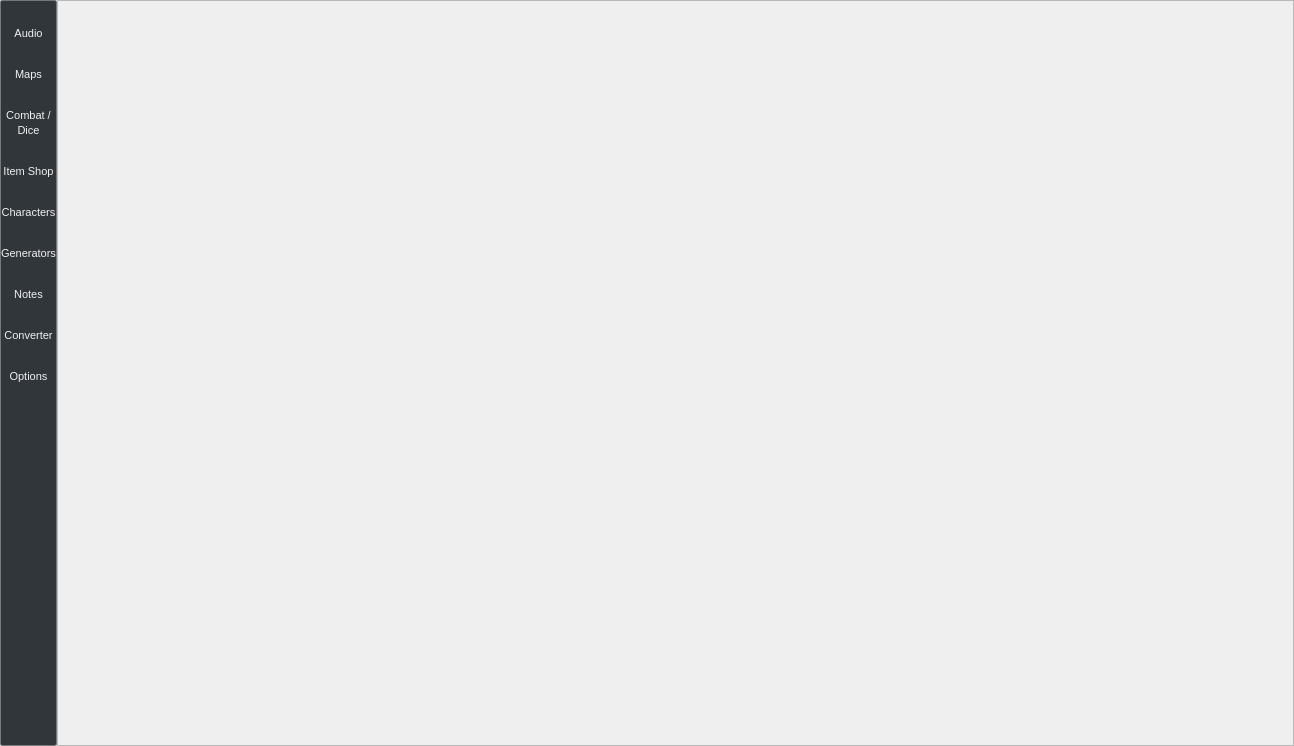
<?xml version="1.0" encoding="UTF-8"?>
<ui version="4.0">
 <class>MainWindow</class>
 <widget class="QMainWindow" name="MainWindow">
  <property name="geometry">
   <rect>
    <x>0</x>
    <y>0</y>
    <width>1294</width>
    <height>746</height>
   </rect>
  </property>
  <property name="sizePolicy">
   <sizepolicy hsizetype="Expanding" vsizetype="Minimum">
    <horstretch>0</horstretch>
    <verstretch>0</verstretch>
   </sizepolicy>
  </property>
  <property name="font">
   <font>
    <family>Malgun Gothic</family>
    <pointsize>8</pointsize>
    <kerning>true</kerning>
   </font>
  </property>
  <property name="windowTitle">
   <string>GM-Companion</string>
  </property>
  <property name="windowIcon">
   <iconset resource="../resources/resources.qrc">
    <normaloff>:/icons/gm-companion/icon256_new.png</normaloff>:/icons/gm-companion/icon256_new.png</iconset>
  </property>
  <property name="windowOpacity">
   <double>1.000000000000000</double>
  </property>
  <property name="autoFillBackground">
   <bool>false</bool>
  </property>
  <property name="styleSheet">
   <string notr="true"/>
  </property>
  <property name="documentMode">
   <bool>false</bool>
  </property>
  <property name="tabShape">
   <enum>QTabWidget::Rounded</enum>
  </property>
  <property name="dockOptions">
   <set>QMainWindow::AllowTabbedDocks|QMainWindow::AnimatedDocks</set>
  </property>
  <property name="unifiedTitleAndToolBarOnMac">
   <bool>false</bool>
  </property>
  <widget class="QWidget" name="centralWidget">
   <property name="sizePolicy">
    <sizepolicy hsizetype="Expanding" vsizetype="Expanding">
     <horstretch>0</horstretch>
     <verstretch>0</verstretch>
    </sizepolicy>
   </property>
   <property name="styleSheet">
    <string notr="true"/>
   </property>
   <layout class="QHBoxLayout" name="horizontalLayout">
    <property name="spacing">
     <number>0</number>
    </property>
    <property name="leftMargin">
     <number>0</number>
    </property>
    <property name="topMargin">
     <number>0</number>
    </property>
    <property name="rightMargin">
     <number>0</number>
    </property>
    <property name="bottomMargin">
     <number>0</number>
    </property>
    <item>
     <widget class="QFrame" name="frame">
      <property name="sizePolicy">
       <sizepolicy hsizetype="Maximum" vsizetype="Preferred">
        <horstretch>0</horstretch>
        <verstretch>0</verstretch>
       </sizepolicy>
      </property>
      <property name="styleSheet">
       <string notr="true">/*
 * The MIT License (MIT)
 *
 * Copyright (c) &lt;2013-2014&gt; &lt;Colin Duquesnoy&gt;
 *
 * Permission is hereby granted, free of charge, to any person obtaining a copy
 * of this software and associated documentation files (the &quot;Software&quot;), to deal
 * in the Software without restriction, including without limitation the rights
 * to use, copy, modify, merge, publish, distribute, sublicense, and/or sell
 * copies of the Software, and to permit persons to whom the Software is
 * furnished to do so, subject to the following conditions:

 * The above copyright notice and this permission notice shall be included in
 * all copies or substantial portions of the Software.

 * THE SOFTWARE IS PROVIDED &quot;AS IS&quot;, WITHOUT WARRANTY OF ANY KIND, EXPRESS OR
 * IMPLIED, INCLUDING BUT NOT LIMITED TO THE WARRANTIES OF MERCHANTABILITY,
 * FITNESS FOR A PARTICULAR PURPOSE AND NONINFRINGEMENT. IN NO EVENT SHALL THE
 * AUTHORS OR COPYRIGHT HOLDERS BE LIABLE FOR ANY CLAIM, DAMAGES OR OTHER
 * LIABILITY, WHETHER IN AN ACTION OF CONTRACT, TORT OR OTHERWISE, ARISING FROM,
 * OUT OF OR IN CONNECTION WITH THE SOFTWARE OR THE USE OR OTHER DEALINGS IN
 * THE SOFTWARE.
 */
 
QToolTip
{
    border: 1px solid #76797C;
    background-color: rgb(90, 102, 117);;
    color: white;
    padding: 5px;
    opacity: 200;
}

QWidget
{
    color: #eff0f1;
    background-color: #31363b;
    selection-background-color:#66635B;
    selection-color: #eff0f1;
    background-clip: border;
    border-image: none;
    border: 0px transparent black;
    outline: 0;
}

QWidget:item:hover
{
    background-color: #18465d;
    color: #eff0f1;
}

QWidget:item:selected
{
    background-color: #18465d;
}

QWidget:disabled
{
    color: #454545;
    background-color: #31363b;
}

QWidget:focus, QMenuBar:focus
{
    border: 1px solid #66635B;
}

QAbstractScrollArea
{
    border-radius: 2px;
    border: 1px solid #76797C;
    background-color: transparent;
}

QScrollBar:vertical
{
    background-color: #2A2929;
    width: 0px;
    margin: 0px 0px 0px 0px;
    border: 0px transparent #2A2929;
    border-radius: 0px;
}

QScrollBar::handle:vertical
{
    background-color: #605F5F;
    min-height: 0px;
    border-radius: 0px;
}

QScrollBar::sub-line:vertical
{
    margin: 3px 0px 3px 0px;
    border-image: url(:/qss_icons/rc/up_arrow_disabled.png);
    height: 10px;
    width: 0px;
    subcontrol-position: top;
    subcontrol-origin: margin;
}

QScrollBar::add-line:vertical
{
    margin: 3px 0px 3px 0px;
    border-image: url(:/qss_icons/rc/down_arrow_disabled.png);
    height: 10px;
    width: 0px;
    subcontrol-position: bottom;
    subcontrol-origin: margin;
}

QScrollBar::sub-line:vertical:hover,QScrollBar::sub-line:vertical:on
{

    border-image: url(:/qss_icons/rc/up_arrow.png);
    height: 10px;
    width: 0px;
    subcontrol-position: top;
    subcontrol-origin: margin;
}


QScrollBar::add-line:vertical:hover, QScrollBar::add-line:vertical:on
{
    border-image: url(:/qss_icons/rc/down_arrow.png);
    height: 10px;
    width: 0px;
    subcontrol-position: bottom;
    subcontrol-origin: margin;
}

QScrollBar::up-arrow:vertical, QScrollBar::down-arrow:vertical
{
    background: none;
}

QScrollBar::add-page:vertical, QScrollBar::sub-page:vertical
{
    background: none;
}

QSizeGrip {
    image: url(:/qss_icons/rc/sizegrip.png);
    width: 12px;
    height: 12px;
}

QFrame
{
    border-radius: 2px;
    border: 1px solid #76797C;
}

QFrame[frameShape=&quot;0&quot;]
{
    border-radius: 2px;
    border: 1px transparent #76797C;
}

QPushButton
{
    color: #eff0f1;
    background-color: #31363b;
    border-width: 0px;
    border-color: #76797C;
    border-style: solid;
    padding: 5px;
    border-radius: 2px;
    outline: none;
}

QPushButton:hover
{
	border-width: 1px;
	background-color: 9D9B96;
}

QPushButton:disabled
{
    background-color: #31363b;
    border-width: 1px;
    border-color: #454545;
    border-style: solid;
    padding-top: 5px;
    padding-bottom: 5px;
    padding-left: 10px;
    padding-right: 10px;
    border-radius: 2px;
    color: #454545;
}

QPushButton:focus {
    background-color: #66635B;
    color: white;
}

QPushButton:pressed
{
    background-color: #66635B;
    padding-top: -15px;
    padding-bottom: -17px;
}

QLabel
{
    border: 0px solid black;
}

QDockWidget
 {
    background: #31363b;
    border: 1px solid #403F3F;
    titlebar-close-icon: url(:/qss_icons/rc/close.png);
    titlebar-normal-icon: url(:/qss_icons/rc/undock.png);
}

QDockWidget::close-button, QDockWidget::float-button 
{
    border: 1px solid transparent;
    border-radius: 2px;
    background: transparent;
}

QDockWidget::close-button:hover, QDockWidget::float-button:hover 
{
    background: rgba(255, 255, 255, 10);
}

QDockWidget::close-button:pressed, QDockWidget::float-button:pressed 
{
    padding: 1px -1px -1px 1px;
    background: rgba(255, 255, 255, 10);
}

QPushButton::menu-indicator 
{
    subcontrol-origin: padding;
    subcontrol-position: bottom right;
    left: 8px;
}
</string>
      </property>
      <property name="frameShape">
       <enum>QFrame::NoFrame</enum>
      </property>
      <property name="frameShadow">
       <enum>QFrame::Raised</enum>
      </property>
      <layout class="QVBoxLayout" name="verticalLayout_3">
       <property name="spacing">
        <number>2</number>
       </property>
       <property name="leftMargin">
        <number>0</number>
       </property>
       <property name="topMargin">
        <number>0</number>
       </property>
       <property name="rightMargin">
        <number>0</number>
       </property>
       <property name="bottomMargin">
        <number>0</number>
       </property>
       <item>
        <widget class="QPushButton" name="pushButton_audioTool">
         <property name="sizePolicy">
          <sizepolicy hsizetype="Minimum" vsizetype="Maximum">
           <horstretch>0</horstretch>
           <verstretch>0</verstretch>
          </sizepolicy>
         </property>
         <property name="mouseTracking">
          <bool>false</bool>
         </property>
         <property name="toolTip">
          <string>Audio Tool</string>
         </property>
         <property name="layoutDirection">
          <enum>Qt::LeftToRight</enum>
         </property>
         <property name="text">
          <string/>
         </property>
         <property name="icon">
          <iconset resource="../resources/resources.qrc">
           <normaloff>:/icons/menu/audio.png</normaloff>:/icons/menu/audio.png</iconset>
         </property>
         <property name="iconSize">
          <size>
           <width>45</width>
           <height>45</height>
          </size>
         </property>
         <property name="autoRepeatDelay">
          <number>300</number>
         </property>
         <property name="autoDefault">
          <bool>false</bool>
         </property>
         <property name="default">
          <bool>false</bool>
         </property>
         <property name="flat">
          <bool>false</bool>
         </property>
        </widget>
       </item>
       <item>
        <widget class="QLabel" name="label_audio">
         <property name="sizePolicy">
          <sizepolicy hsizetype="Minimum" vsizetype="Maximum">
           <horstretch>0</horstretch>
           <verstretch>0</verstretch>
          </sizepolicy>
         </property>
         <property name="font">
          <font>
           <pointsize>8</pointsize>
          </font>
         </property>
         <property name="text">
          <string>Audio</string>
         </property>
         <property name="alignment">
          <set>Qt::AlignCenter</set>
         </property>
         <property name="wordWrap">
          <bool>true</bool>
         </property>
        </widget>
       </item>
       <item>
        <widget class="QPushButton" name="pushButton_mapTool">
         <property name="sizePolicy">
          <sizepolicy hsizetype="Minimum" vsizetype="Maximum">
           <horstretch>0</horstretch>
           <verstretch>0</verstretch>
          </sizepolicy>
         </property>
         <property name="toolTip">
          <string>Map Tool</string>
         </property>
         <property name="layoutDirection">
          <enum>Qt::LeftToRight</enum>
         </property>
         <property name="text">
          <string/>
         </property>
         <property name="icon">
          <iconset resource="../resources/resources.qrc">
           <normaloff>:/icons/menu/maps.png</normaloff>:/icons/menu/maps.png</iconset>
         </property>
         <property name="iconSize">
          <size>
           <width>45</width>
           <height>45</height>
          </size>
         </property>
        </widget>
       </item>
       <item>
        <widget class="QLabel" name="label_maps">
         <property name="sizePolicy">
          <sizepolicy hsizetype="Minimum" vsizetype="Maximum">
           <horstretch>0</horstretch>
           <verstretch>0</verstretch>
          </sizepolicy>
         </property>
         <property name="font">
          <font>
           <pointsize>8</pointsize>
          </font>
         </property>
         <property name="text">
          <string>Maps</string>
         </property>
         <property name="alignment">
          <set>Qt::AlignCenter</set>
         </property>
         <property name="wordWrap">
          <bool>true</bool>
         </property>
        </widget>
       </item>
       <item>
        <widget class="QPushButton" name="pushButton_combatTracker">
         <property name="sizePolicy">
          <sizepolicy hsizetype="Minimum" vsizetype="Maximum">
           <horstretch>0</horstretch>
           <verstretch>0</verstretch>
          </sizepolicy>
         </property>
         <property name="toolTip">
          <string>Combat Tracker and Dice Tool</string>
         </property>
         <property name="layoutDirection">
          <enum>Qt::LeftToRight</enum>
         </property>
         <property name="text">
          <string/>
         </property>
         <property name="icon">
          <iconset resource="../resources/resources.qrc">
           <normaloff>:/icons/menu/combat.png</normaloff>:/icons/menu/combat.png</iconset>
         </property>
         <property name="iconSize">
          <size>
           <width>45</width>
           <height>45</height>
          </size>
         </property>
        </widget>
       </item>
       <item>
        <widget class="QLabel" name="label_combat">
         <property name="sizePolicy">
          <sizepolicy hsizetype="Minimum" vsizetype="Maximum">
           <horstretch>0</horstretch>
           <verstretch>0</verstretch>
          </sizepolicy>
         </property>
         <property name="font">
          <font>
           <pointsize>8</pointsize>
          </font>
         </property>
         <property name="text">
          <string>Combat /</string>
         </property>
         <property name="scaledContents">
          <bool>false</bool>
         </property>
         <property name="alignment">
          <set>Qt::AlignCenter</set>
         </property>
         <property name="wordWrap">
          <bool>true</bool>
         </property>
        </widget>
       </item>
       <item>
        <widget class="QLabel" name="label_dice">
         <property name="sizePolicy">
          <sizepolicy hsizetype="Preferred" vsizetype="Maximum">
           <horstretch>0</horstretch>
           <verstretch>0</verstretch>
          </sizepolicy>
         </property>
         <property name="font">
          <font>
           <pointsize>8</pointsize>
          </font>
         </property>
         <property name="text">
          <string>Dice</string>
         </property>
         <property name="alignment">
          <set>Qt::AlignCenter</set>
         </property>
         <property name="wordWrap">
          <bool>true</bool>
         </property>
        </widget>
       </item>
       <item>
        <widget class="QPushButton" name="pushButton_shopTool">
         <property name="sizePolicy">
          <sizepolicy hsizetype="Minimum" vsizetype="Maximum">
           <horstretch>0</horstretch>
           <verstretch>0</verstretch>
          </sizepolicy>
         </property>
         <property name="toolTip">
          <string>Item Shop</string>
         </property>
         <property name="layoutDirection">
          <enum>Qt::LeftToRight</enum>
         </property>
         <property name="text">
          <string/>
         </property>
         <property name="icon">
          <iconset resource="../resources/resources.qrc">
           <normaloff>:/icons/menu/item-shop.png</normaloff>:/icons/menu/item-shop.png</iconset>
         </property>
         <property name="iconSize">
          <size>
           <width>45</width>
           <height>45</height>
          </size>
         </property>
        </widget>
       </item>
       <item>
        <widget class="QLabel" name="label_shop">
         <property name="font">
          <font>
           <pointsize>8</pointsize>
          </font>
         </property>
         <property name="text">
          <string>Item Shop</string>
         </property>
         <property name="alignment">
          <set>Qt::AlignCenter</set>
         </property>
        </widget>
       </item>
       <item>
        <widget class="QPushButton" name="pushButton_characters">
         <property name="sizePolicy">
          <sizepolicy hsizetype="Minimum" vsizetype="Maximum">
           <horstretch>0</horstretch>
           <verstretch>0</verstretch>
          </sizepolicy>
         </property>
         <property name="toolTip">
          <string>Characters</string>
         </property>
         <property name="layoutDirection">
          <enum>Qt::LeftToRight</enum>
         </property>
         <property name="text">
          <string/>
         </property>
         <property name="icon">
          <iconset resource="../resources/resources.qrc">
           <normaloff>:/icons/menu/characters.png</normaloff>:/icons/menu/characters.png</iconset>
         </property>
         <property name="iconSize">
          <size>
           <width>45</width>
           <height>45</height>
          </size>
         </property>
        </widget>
       </item>
       <item>
        <widget class="QLabel" name="label_characters">
         <property name="sizePolicy">
          <sizepolicy hsizetype="Minimum" vsizetype="Maximum">
           <horstretch>0</horstretch>
           <verstretch>0</verstretch>
          </sizepolicy>
         </property>
         <property name="font">
          <font>
           <pointsize>8</pointsize>
          </font>
         </property>
         <property name="text">
          <string>Characters</string>
         </property>
         <property name="alignment">
          <set>Qt::AlignCenter</set>
         </property>
         <property name="wordWrap">
          <bool>true</bool>
         </property>
        </widget>
       </item>
       <item>
        <widget class="QPushButton" name="pushButton_generators">
         <property name="sizePolicy">
          <sizepolicy hsizetype="Minimum" vsizetype="Maximum">
           <horstretch>0</horstretch>
           <verstretch>0</verstretch>
          </sizepolicy>
         </property>
         <property name="toolTip">
          <string>Generators</string>
         </property>
         <property name="layoutDirection">
          <enum>Qt::LeftToRight</enum>
         </property>
         <property name="text">
          <string/>
         </property>
         <property name="icon">
          <iconset resource="../resources/resources.qrc">
           <normaloff>:/icons/menu/generators.png</normaloff>:/icons/menu/generators.png</iconset>
         </property>
         <property name="iconSize">
          <size>
           <width>45</width>
           <height>45</height>
          </size>
         </property>
        </widget>
       </item>
       <item>
        <widget class="QLabel" name="label_generators">
         <property name="sizePolicy">
          <sizepolicy hsizetype="Minimum" vsizetype="Maximum">
           <horstretch>0</horstretch>
           <verstretch>0</verstretch>
          </sizepolicy>
         </property>
         <property name="font">
          <font>
           <pointsize>8</pointsize>
          </font>
         </property>
         <property name="text">
          <string>Generators</string>
         </property>
         <property name="alignment">
          <set>Qt::AlignCenter</set>
         </property>
         <property name="wordWrap">
          <bool>true</bool>
         </property>
        </widget>
       </item>
       <item>
        <widget class="QPushButton" name="pushButton_notes">
         <property name="sizePolicy">
          <sizepolicy hsizetype="Minimum" vsizetype="Maximum">
           <horstretch>0</horstretch>
           <verstretch>0</verstretch>
          </sizepolicy>
         </property>
         <property name="toolTip">
          <string>Notes</string>
         </property>
         <property name="layoutDirection">
          <enum>Qt::LeftToRight</enum>
         </property>
         <property name="text">
          <string/>
         </property>
         <property name="icon">
          <iconset resource="../resources/resources.qrc">
           <normaloff>:/icons/menu/notes.png</normaloff>:/icons/menu/notes.png</iconset>
         </property>
         <property name="iconSize">
          <size>
           <width>45</width>
           <height>45</height>
          </size>
         </property>
        </widget>
       </item>
       <item>
        <widget class="QLabel" name="label_notes">
         <property name="sizePolicy">
          <sizepolicy hsizetype="Minimum" vsizetype="Maximum">
           <horstretch>0</horstretch>
           <verstretch>0</verstretch>
          </sizepolicy>
         </property>
         <property name="font">
          <font>
           <pointsize>8</pointsize>
          </font>
         </property>
         <property name="text">
          <string>Notes</string>
         </property>
         <property name="alignment">
          <set>Qt::AlignCenter</set>
         </property>
         <property name="wordWrap">
          <bool>true</bool>
         </property>
        </widget>
       </item>
       <item>
        <widget class="QPushButton" name="pushButton_unitConverter">
         <property name="sizePolicy">
          <sizepolicy hsizetype="Minimum" vsizetype="Maximum">
           <horstretch>0</horstretch>
           <verstretch>0</verstretch>
          </sizepolicy>
         </property>
         <property name="toolTip">
          <string>Unit Converter</string>
         </property>
         <property name="layoutDirection">
          <enum>Qt::LeftToRight</enum>
         </property>
         <property name="text">
          <string/>
         </property>
         <property name="icon">
          <iconset resource="../resources/resources.qrc">
           <normaloff>:/icons/menu/converter.png</normaloff>:/icons/menu/converter.png</iconset>
         </property>
         <property name="iconSize">
          <size>
           <width>45</width>
           <height>45</height>
          </size>
         </property>
        </widget>
       </item>
       <item>
        <widget class="QLabel" name="label_converter">
         <property name="sizePolicy">
          <sizepolicy hsizetype="Minimum" vsizetype="Maximum">
           <horstretch>0</horstretch>
           <verstretch>0</verstretch>
          </sizepolicy>
         </property>
         <property name="font">
          <font>
           <pointsize>8</pointsize>
          </font>
         </property>
         <property name="text">
          <string>Converter</string>
         </property>
         <property name="alignment">
          <set>Qt::AlignCenter</set>
         </property>
         <property name="wordWrap">
          <bool>true</bool>
         </property>
        </widget>
       </item>
       <item>
        <widget class="QPushButton" name="pushButton_settings">
         <property name="sizePolicy">
          <sizepolicy hsizetype="Minimum" vsizetype="Maximum">
           <horstretch>0</horstretch>
           <verstretch>0</verstretch>
          </sizepolicy>
         </property>
         <property name="toolTip">
          <string>Settings</string>
         </property>
         <property name="layoutDirection">
          <enum>Qt::LeftToRight</enum>
         </property>
         <property name="text">
          <string/>
         </property>
         <property name="icon">
          <iconset resource="../resources/resources.qrc">
           <normaloff>:/icons/menu/settings.png</normaloff>:/icons/menu/settings.png</iconset>
         </property>
         <property name="iconSize">
          <size>
           <width>45</width>
           <height>45</height>
          </size>
         </property>
        </widget>
       </item>
       <item>
        <widget class="QLabel" name="label_options">
         <property name="sizePolicy">
          <sizepolicy hsizetype="Minimum" vsizetype="Maximum">
           <horstretch>0</horstretch>
           <verstretch>0</verstretch>
          </sizepolicy>
         </property>
         <property name="font">
          <font>
           <pointsize>8</pointsize>
          </font>
         </property>
         <property name="text">
          <string>Options</string>
         </property>
         <property name="alignment">
          <set>Qt::AlignCenter</set>
         </property>
         <property name="wordWrap">
          <bool>true</bool>
         </property>
        </widget>
       </item>
       <item>
        <spacer name="verticalSpacer">
         <property name="orientation">
          <enum>Qt::Vertical</enum>
         </property>
         <property name="sizeHint" stdset="0">
          <size>
           <width>0</width>
           <height>0</height>
          </size>
         </property>
        </spacer>
       </item>
      </layout>
     </widget>
    </item>
    <item>
     <widget class="QStackedWidget" name="stackedWidget">
      <property name="sizePolicy">
       <sizepolicy hsizetype="Preferred" vsizetype="Preferred">
        <horstretch>0</horstretch>
        <verstretch>0</verstretch>
       </sizepolicy>
      </property>
      <property name="frameShape">
       <enum>QFrame::StyledPanel</enum>
      </property>
      <property name="frameShadow">
       <enum>QFrame::Raised</enum>
      </property>
      <property name="lineWidth">
       <number>1</number>
      </property>
     </widget>
    </item>
   </layout>
  </widget>
  <action name="actionDice">
   <property name="text">
    <string>Dice</string>
   </property>
   <property name="font">
    <font/>
   </property>
  </action>
  <action name="actionDatabase">
   <property name="enabled">
    <bool>false</bool>
   </property>
   <property name="text">
    <string>Database</string>
   </property>
   <property name="visible">
    <bool>false</bool>
   </property>
  </action>
  <action name="actionSet_Music_Folder">
   <property name="checkable">
    <bool>false</bool>
   </property>
   <property name="checked">
    <bool>false</bool>
   </property>
   <property name="text">
    <string>Music</string>
   </property>
  </action>
  <action name="actionSet_Sound_Folder">
   <property name="text">
    <string>Sound</string>
   </property>
  </action>
  <action name="actionSet_Maps_Folder">
   <property name="text">
    <string>Maps</string>
   </property>
  </action>
  <action name="actionSet_Resources_Folder">
   <property name="text">
    <string>Resources</string>
   </property>
  </action>
  <action name="actionMusic_Player">
   <property name="text">
    <string>Music Player</string>
   </property>
  </action>
  <action name="actionSound_Player">
   <property name="text">
    <string>Sound Player</string>
   </property>
  </action>
  <action name="actionMap_Viewer">
   <property name="text">
    <string>Map Viewer</string>
   </property>
  </action>
  <action name="actionSet_Database_Path">
   <property name="text">
    <string>Set Database Path</string>
   </property>
   <property name="visible">
    <bool>false</bool>
   </property>
  </action>
  <action name="actionOpen_Wiki">
   <property name="text">
    <string>Open Wiki</string>
   </property>
  </action>
  <action name="actionCheck_for_Updates">
   <property name="text">
    <string>Check for Updates</string>
   </property>
  </action>
  <action name="actionReport_a_Bug">
   <property name="text">
    <string>Report a Bug</string>
   </property>
  </action>
  <action name="actionI_want_to_use_an_older_Version">
   <property name="text">
    <string>I want to use an older version!</string>
   </property>
  </action>
  <action name="actionInternet_Radio">
   <property name="text">
    <string>Webradio</string>
   </property>
  </action>
  <action name="actionCheck_for_Updates_on_Program_Start">
   <property name="checkable">
    <bool>true</bool>
   </property>
   <property name="text">
    <string>Check for Updates on Program Start</string>
   </property>
   <property name="autoRepeat">
    <bool>true</bool>
   </property>
  </action>
  <action name="actionName_Generator">
   <property name="text">
    <string>Name Generator</string>
   </property>
  </action>
  <action name="actionCharacters">
   <property name="text">
    <string>Characters</string>
   </property>
  </action>
  <action name="actionSet_Characters_Folder">
   <property name="text">
    <string>Characters</string>
   </property>
  </action>
  <action name="actionOptions">
   <property name="text">
    <string>Options...</string>
   </property>
  </action>
  <action name="actionSet_Notes_Folder">
   <property name="text">
    <string>Notes</string>
   </property>
  </action>
  <action name="actionToggle_Sound_Tool">
   <property name="checkable">
    <bool>false</bool>
   </property>
   <property name="checked">
    <bool>false</bool>
   </property>
   <property name="text">
    <string>Sound</string>
   </property>
  </action>
  <action name="actionToggle_Radio_Tool">
   <property name="checkable">
    <bool>false</bool>
   </property>
   <property name="text">
    <string>Radio</string>
   </property>
  </action>
  <action name="actionToggle_Maps_Tool">
   <property name="checkable">
    <bool>false</bool>
   </property>
   <property name="text">
    <string>Maps</string>
   </property>
  </action>
  <action name="actionToggle_Dice_Tool">
   <property name="checkable">
    <bool>false</bool>
   </property>
   <property name="text">
    <string>Dice</string>
   </property>
  </action>
  <action name="actionToggle_Name_Generator_Tool">
   <property name="checkable">
    <bool>false</bool>
   </property>
   <property name="text">
    <string>Name Generator</string>
   </property>
  </action>
  <action name="actionToggle_Characters_Tool">
   <property name="checkable">
    <bool>false</bool>
   </property>
   <property name="text">
    <string>Characters</string>
   </property>
  </action>
  <action name="actionToggle_Notes_Tool">
   <property name="checkable">
    <bool>false</bool>
   </property>
   <property name="text">
    <string>Notes</string>
   </property>
  </action>
  <action name="actionToggle_Unit_Converter_Tool">
   <property name="checkable">
    <bool>false</bool>
   </property>
   <property name="text">
    <string>Unit Converter</string>
   </property>
  </action>
  <action name="actionAdd_Audio_Tool">
   <property name="checkable">
    <bool>false</bool>
   </property>
   <property name="checked">
    <bool>false</bool>
   </property>
   <property name="text">
    <string>Audio</string>
   </property>
  </action>
  <action name="actionSet_Audio_Projects_Folder">
   <property name="text">
    <string>Audio Projects</string>
   </property>
  </action>
  <action name="actionSet_Radio_Playlists_Folder">
   <property name="text">
    <string>Radio Playlists</string>
   </property>
  </action>
  <action name="actionGenerators">
   <property name="text">
    <string>Generators</string>
   </property>
  </action>
  <action name="actionNotes">
   <property name="text">
    <string>Notes</string>
   </property>
  </action>
  <action name="actionUnit_Converter">
   <property name="text">
    <string>Unit Converter</string>
   </property>
  </action>
  <action name="actionView_on_GitHub">
   <property name="text">
    <string>View on GitHub</string>
   </property>
  </action>
  <action name="actionAbout">
   <property name="text">
    <string>About</string>
   </property>
  </action>
 </widget>
 <layoutdefault spacing="6" margin="11"/>
 <resources>
  <include location="../resources/resources.qrc"/>
 </resources>
 <connections/>
</ui>
